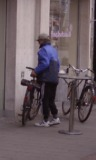
%> input picture crops/pos/img00135.jpg, 96 x 160 px
$ octave preview_preprocessing.m   (GNU Octave 9; MATLAB toolbox functions it lacks are replaced by stand-ins)
%> lines starting %> are read from the running program, lines starting %| are printed output that depends on the picture
### preprocess_image.m
function Iout = preprocess_image(Iin, cfg)
% preprocess_image Apply grayscale enhancement pipeline from Prac 1 & 2

% Convert to grayscale if RGB
if ndims(Iin) == 3
    Igray = rgb2gray(Iin); % convert to grayscale
else
    Igray = Iin;
end

% Work in double for filtering/equalisation
Igray = im2double(Igray);

% Resize to target detector window
Iproc = imresize(Igray, cfg.targetSize);

% Equalise histogram (Prac 1) if requested
if isfield(cfg, 'equalizeHist') && cfg.equalizeHist
    Iproc = histeq(Iproc);
end

% Apply 3x3 average filter (Prac 2) if requested
if isfield(cfg, 'denoise') && cfg.denoise
    kernel = ones(3) / 9;
    Iproc = filter2(kernel, Iproc, 'same');
end

% Return as uint8 grayscale image
Iout = im2uint8(Iproc);
end

### config.m
function cfg = config()
% config Prepare preprocessing options from Prac 1 & 2
cfg.posDir = fullfile(pwd, 'crops', 'pos'); % positive crops
cfg.negDir = fullfile(pwd, 'crops', 'neg'); % negative crops
cfg.targetSize = [128 64]; % [rows cols] for 64x128 window
% ---
cfg.equalizeHist = false; % histeq toggle (Prac 1)
cfg.denoise = true; % 3x3 average filter (Prac 2)
% ^ best combo evaluated
cfg.seed = 42; % fixed seed for reproducibility
end

### load_dataset.m
function [files, labels] = load_dataset(cfg)
% load_dataset Gather positive/negative image paths with deterministic order

exts = {'*.png', '*.jpg', '*.jpeg', '*.bmp'};
posFiles = collect_files(cfg.posDir, exts);
negFiles = collect_files(cfg.negDir, exts);

if isempty(posFiles)
    warning('load_dataset:EmptyPos', 'No positive images found in %s', cfg.posDir);
end
if isempty(negFiles)
    warning('load_dataset:EmptyNeg', 'No negative images found in %s', cfg.negDir);
end

files = [posFiles; negFiles];
labels = [ones(numel(posFiles), 1); -ones(numel(negFiles), 1)];

rng(cfg.seed, 'twister'); % deterministic shuffle
perm = randperm(numel(files));
files = files(perm);
labels = labels(perm);
end

function fileList = collect_files(rootDir, exts)
%> called with rootDir = 'crops/pos'
fileList = {};
if ~isfolder(rootDir)
    warning('load_dataset:MissingDir', 'Directory not found: %s', rootDir);
    return;
end
for i = 1:numel(exts)
    listing = dir(fullfile(rootDir, exts{i}));
    paths = fullfile(rootDir, {listing.name});
    fileList = [fileList; paths(:)']; %#ok<AGROW>
end
%> pass 2 of the loop in collect_files, `for i = 1:numel(exts)`:
%> pass 3 of the loop in collect_files, `for i = 1:numel(exts)`:
%> the loop made 4 passes; the first 3 are shown
%> pass 2 of the loop in collect_files, `for i = 1:numel(exts)`:
%> pass 3 of the loop in collect_files, `for i = 1:numel(exts)`:
%> the loop made 4 passes; the first 3 are shown
fileList = fileList(:);
end

### preview_preprocessing.m
% Preview preprocessing pipeline before training
cfg = config;
[files, labels] = load_dataset(cfg);

rng(cfg.seed); % repeatable sampling
posIdx = find(labels == 1);
negIdx = find(labels == -1);

numPos = min(3, numel(posIdx));
numNeg = min(3, numel(negIdx));

if numPos < 3
    warning('preview_preprocessing:NotEnoughPos', 'Only %d positive samples available.', numPos);
end
if numNeg < 3
    warning('preview_preprocessing:NotEnoughNeg', 'Only %d negative samples available.', numNeg);
end

posSample = posIdx(randperm(numel(posIdx), numPos));
negSample = negIdx(randperm(numel(negIdx), numNeg));
sampleIdx = [posSample(:); negSample(:)];

figure('Name', 'Preprocessing Preview');
posCount = 0;
negCount = 0;
lastProcessed = [];

for i = 1:numel(sampleIdx)
    idx = sampleIdx(i);
    Iin = imread(files{idx});
%> Iin is the input picture: size 160x96x3 uint8; mean R, G, B 108.1, 93.9, 99
    Iout = preprocess_image(Iin, cfg);
%> in preprocess_image, `Igray = rgb2gray(Iin);`:
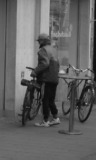
%> Igray: size 160x96 uint8; min 10, max 197, mean 98.7
%> in preprocess_image, `Iproc = imresize(Igray, cfg.targetSize);`:
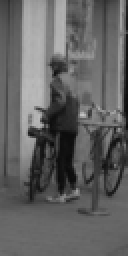
%> Iproc: size 128x64 double (shown 2 times larger); min 0.0447, max 0.779, mean 0.387
%> in preprocess_image, `Iproc = filter2(kernel, Iproc, 'same');`:
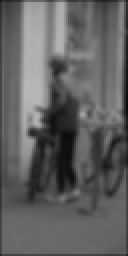
%> Iproc: size 128x64 double (shown 2 times larger); min 0.0465, max 0.724, mean 0.382
    lastProcessed = Iout;

    isPositive = labels(idx) > 0;
    if isPositive
        posCount = posCount + 1;
        originalTitle = sprintf('Original +ve %d', posCount);
        processedTitle = sprintf('Processed +ve %d', posCount);
    else
        negCount = negCount + 1;
        originalTitle = sprintf('Original -ve %d', negCount);
        processedTitle = sprintf('Processed -ve %d', negCount);
    end

    subplot(2, 6, i);
    imshow(Iin);
    title(originalTitle);

    subplot(2, 6, i + 6);
    imshow(Iout);
    title(processedTitle);
end
%> pass 2 of the loop `for i = 1:numel(sampleIdx)`:
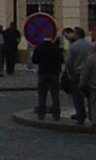
%> input picture crops/pos/img00168.jpg, 96 x 160 px
%> Iin is the input picture: size 160x96x3 uint8; mean R, G, B 43.5, 42, 42
%> in preprocess_image (call 2), `Igray = rgb2gray(Iin);`:
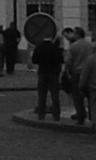
%> Igray: size 160x96 uint8; min 1, max 122, mean 42.5
%> in preprocess_image (call 2), `Iproc = imresize(Igray, cfg.targetSize);`:
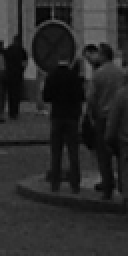
%> Iproc: size 128x64 double (shown 2 times larger); min 0.0106, max 0.447, mean 0.167
%> pass 3 of the loop `for i = 1:numel(sampleIdx)`:
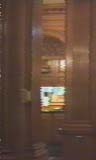
%> input picture crops/neg/img00406.jpg, 96 x 160 px
%> Iin is the input picture: size 160x96x3 uint8; mean R, G, B 99.9, 74.8, 60.3
%> in preprocess_image (call 3), `Igray = rgb2gray(Iin);`:
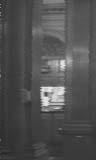
%> Igray: size 160x96 uint8; min 37, max 238, mean 80.7
%> in preprocess_image (call 3), `Iproc = filter2(kernel, Iproc, 'same');`:
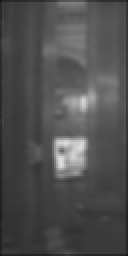
%> Iproc: size 128x64 double (shown 2 times larger); min 0.0963, max 0.881, mean 0.312

if ~isempty(lastProcessed)
    sz = size(lastProcessed);
%> sz = [128 64]
    fprintf('Processed image size: [%d %d]\n', sz(1), sz(2));
%| Processed image size: [128 64]
end
